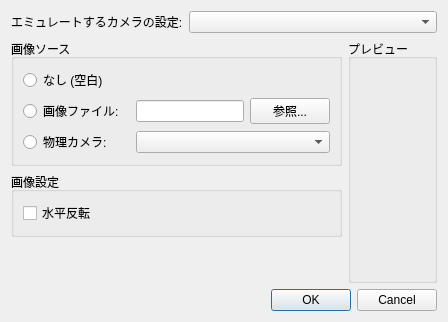
<?xml version="1.0" encoding="UTF-8"?>
<ui version="4.0">
 <class>CameraSettingsDialog</class>
 <widget class="QDialog" name="CameraSettingsDialog">
  <property name="geometry">
   <rect>
    <x>0</x>
    <y>0</y>
    <width>605</width>
    <height>341</height>
   </rect>
  </property>
  <property name="sizePolicy">
   <sizepolicy hsizetype="Fixed" vsizetype="Fixed">
    <horstretch>0</horstretch>
    <verstretch>0</verstretch>
   </sizepolicy>
  </property>
  <property name="windowTitle">
   <string>カメラ設定 - melonDS</string>
  </property>
  <layout class="QVBoxLayout" name="verticalLayout">
   <property name="sizeConstraint">
    <enum>QLayout::SetFixedSize</enum>
   </property>
   <item>
    <layout class="QHBoxLayout" name="horizontalLayout" stretch="0,1">
     <item>
      <widget class="QLabel" name="label">
       <property name="text">
        <string>エミュレートするカメラの設定:</string>
       </property>
      </widget>
     </item>
     <item>
      <widget class="QComboBox" name="cbCameraSel"/>
     </item>
    </layout>
   </item>
   <item>
    <layout class="QGridLayout" name="gridLayout_3">
     <item row="0" column="0">
      <widget class="QGroupBox" name="groupBox">
       <property name="title">
        <string>画像ソース</string>
       </property>
       <layout class="QGridLayout" name="gridLayout_2">
        <item row="1" column="2">
         <widget class="QLineEdit" name="txtSrcImagePath"/>
        </item>
        <item row="0" column="0" colspan="4">
         <widget class="QRadioButton" name="rbPictureNone">
          <property name="text">
           <string>なし (空白)</string>
          </property>
         </widget>
        </item>
        <item row="1" column="3">
         <widget class="QPushButton" name="btnSrcImageBrowse">
          <property name="text">
           <string>参照...</string>
          </property>
         </widget>
        </item>
        <item row="2" column="0">
         <widget class="QRadioButton" name="rbPictureCamera">
          <property name="text">
           <string>物理カメラ:</string>
          </property>
         </widget>
        </item>
        <item row="1" column="0">
         <widget class="QRadioButton" name="rbPictureImg">
          <property name="text">
           <string>画像ファイル:</string>
          </property>
         </widget>
        </item>
        <item row="2" column="2" colspan="2">
         <widget class="QComboBox" name="cbPhysicalCamera"/>
        </item>
       </layout>
      </widget>
     </item>
     <item row="1" column="0">
      <widget class="QGroupBox" name="groupBox_3">
       <property name="title">
        <string>画像設定</string>
       </property>
       <layout class="QGridLayout" name="gridLayout_4">
        <item row="0" column="0">
         <widget class="QCheckBox" name="chkFlipPicture">
          <property name="text">
           <string>水平反転</string>
          </property>
         </widget>
        </item>
       </layout>
      </widget>
     </item>
     <item row="2" column="0">
      <spacer name="verticalSpacer">
       <property name="orientation">
        <enum>Qt::Vertical</enum>
       </property>
       <property name="sizeHint" stdset="0">
        <size>
         <width>20</width>
         <height>40</height>
        </size>
       </property>
      </spacer>
     </item>
     <item row="0" column="2" rowspan="3">
      <widget class="QGroupBox" name="grpPreview">
       <property name="title">
        <string>プレビュー</string>
       </property>
      </widget>
     </item>
    </layout>
   </item>
   <item>
    <widget class="QDialogButtonBox" name="buttonBox">
     <property name="orientation">
      <enum>Qt::Horizontal</enum>
     </property>
     <property name="standardButtons">
      <set>QDialogButtonBox::Cancel|QDialogButtonBox::Ok</set>
     </property>
    </widget>
   </item>
  </layout>
 </widget>
 <tabstops>
  <tabstop>cbCameraSel</tabstop>
  <tabstop>rbPictureNone</tabstop>
  <tabstop>rbPictureImg</tabstop>
  <tabstop>txtSrcImagePath</tabstop>
  <tabstop>btnSrcImageBrowse</tabstop>
  <tabstop>rbPictureCamera</tabstop>
  <tabstop>cbPhysicalCamera</tabstop>
  <tabstop>chkFlipPicture</tabstop>
 </tabstops>
 <resources/>
 <connections>
  <connection>
   <sender>buttonBox</sender>
   <signal>accepted()</signal>
   <receiver>CameraSettingsDialog</receiver>
   <slot>accept()</slot>
   <hints>
    <hint type="sourcelabel">
     <x>248</x>
     <y>254</y>
    </hint>
    <hint type="destinationlabel">
     <x>157</x>
     <y>274</y>
    </hint>
   </hints>
  </connection>
  <connection>
   <sender>buttonBox</sender>
   <signal>rejected()</signal>
   <receiver>CameraSettingsDialog</receiver>
   <slot>reject()</slot>
   <hints>
    <hint type="sourcelabel">
     <x>316</x>
     <y>260</y>
    </hint>
    <hint type="destinationlabel">
     <x>286</x>
     <y>274</y>
    </hint>
   </hints>
  </connection>
 </connections>
</ui>
